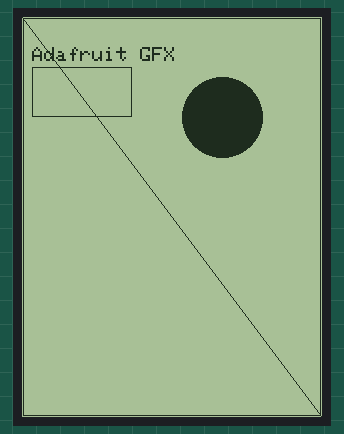
A program run on a simulated Raspberry Pi Pico. On the bench: 300×400 one-colour display.

Above: at 0.5 s.

The program:

main.cpp
```cpp
#include <Arduino.h>
#include <U8g2lib.h>
#include <Adafruit_GFX.h>

#ifdef U8X8_HAVE_HW_SPI
#include <SPI.h>
#endif
#ifdef U8X8_HAVE_HW_I2C
#include <Wire.h>
#endif

// 1. PIN DEFINITIONS (Adjust for your specific wiring)
#define DISP_CS    5
#define DISP_DC    6
#define DISP_RESET 10

// 2. U8G2 CONSTRUCTOR for ST7305 300x400
// Use 'F' for Full Buffer mode (requires ~15KB RAM)
U8G2_ST7305_300X400_F_4W_HW_SPI u8g2(U8G2_R0, DISP_CS, DISP_DC, DISP_RESET);

// 2.0"
//U8G2_ST7305_168X384_F_4W_HW_SPI u8g2(U8G2_R0, DISP_CS, DISP_DC, DISP_RESET);

// 3. THE BRIDGE CLASS
// This allows Adafruit_GFX to draw directly into the U8g2 buffer
class U8g2_GFX_Bridge : public Adafruit_GFX {
  public:
    U8g2_GFX_Bridge(U8G2 &u8g2_ref) : Adafruit_GFX(u8g2_ref.getDisplayWidth(), u8g2_ref.getDisplayHeight()), _u8g2(u8g2_ref) {}

    // Mandatory override: Tells Adafruit_GFX how to draw a single pixel
    void drawPixel(int16_t x, int16_t y, uint16_t color) override {
      _u8g2.setDrawColor(color);
      _u8g2.drawPixel(x, y);
    }
  private:
    U8G2 &_u8g2;
};

// Create the bridge instance
U8g2_GFX_Bridge display(u8g2);

void setup() {
  u8g2.begin(); // Initialise the U8g2 hardware
}

void loop() {
  u8g2.clearBuffer(); // Clear the internal U8g2 memory

  // --- Standard Adafruit_GFX Commands ---
  display.setCursor(10, 30);
  display.setTextColor(1);      // 1 = White/On for monochrome
  display.setTextSize(2);
  display.print("Adafruit GFX");

  display.drawLine(1,1, 298,1, 1);
  display.drawLine(1,1, 1,398, 1);
  display.drawLine(298,398,1,398, 1);
  display.drawLine(298,398,298,1, 1);

  display.drawRect(10, 50, 100, 50, 1);       // Draw a rectangle
  display.fillCircle(200, 100, 40, 1);       // Draw a filled circle
  display.drawLine(0, 0, 300, 400, 1);       // Draw a diagonal line

  // --- Send everything to the screen ---
  u8g2.sendBuffer(); // Required to actually update the display

  delay(2000);
}
```
